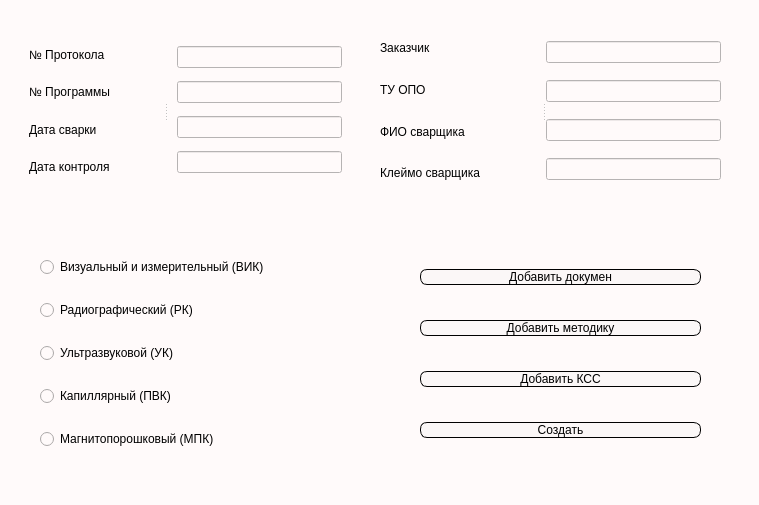
<?xml version="1.0" encoding="UTF-8"?>
<ui version="4.0">
 <class>MainWindow</class>
 <widget class="QMainWindow" name="MainWindow">
  <property name="geometry">
   <rect>
    <x>0</x>
    <y>0</y>
    <width>759</width>
    <height>505</height>
   </rect>
  </property>
  <property name="font">
   <font>
    <family>Arial</family>
   </font>
  </property>
  <property name="windowTitle">
   <string>Reports</string>
  </property>
  <property name="styleSheet">
   <string notr="true">background-color:rgb(255, 250, 250);
font-family: Arial</string>
  </property>
  <widget class="QWidget" name="centralwidget">
   <widget class="QSplitter" name="block_2">
    <property name="geometry">
     <rect>
      <x>380</x>
      <y>30</y>
      <width>341</width>
      <height>161</height>
     </rect>
    </property>
    <property name="orientation">
     <enum>Qt::Horizontal</enum>
    </property>
    <widget class="QWidget" name="layoutWidget">
     <layout class="QVBoxLayout" name="verticalLayout_4">
      <item>
       <widget class="QLabel" name="customer_lb">
        <property name="text">
         <string>Заказчик</string>
        </property>
       </widget>
      </item>
      <item>
       <widget class="QLabel" name="ty_opo_lb">
        <property name="text">
         <string>ТУ ОПО</string>
        </property>
       </widget>
      </item>
      <item>
       <widget class="QLabel" name="fio_welder_lb">
        <property name="text">
         <string>ФИО сварщика</string>
        </property>
       </widget>
      </item>
      <item>
       <widget class="QLabel" name="stigma_lb">
        <property name="text">
         <string>Клеймо сварщика</string>
        </property>
       </widget>
      </item>
     </layout>
    </widget>
    <widget class="QWidget" name="layoutWidget">
     <layout class="QVBoxLayout" name="verticalLayout_3">
      <item>
       <widget class="QLineEdit" name="customer"/>
      </item>
      <item>
       <widget class="QLineEdit" name="ty_opo"/>
      </item>
      <item>
       <widget class="QLineEdit" name="fio_welder"/>
      </item>
      <item>
       <widget class="QLineEdit" name="stigma"/>
      </item>
     </layout>
    </widget>
   </widget>
   <widget class="QWidget" name="layoutWidget">
    <property name="geometry">
     <rect>
      <x>40</x>
      <y>240</y>
      <width>321</width>
      <height>231</height>
     </rect>
    </property>
    <layout class="QVBoxLayout" name="block_3">
     <item>
      <widget class="QRadioButton" name="vt_button">
       <property name="text">
        <string>Визуальный и измерительный (ВИК)</string>
       </property>
      </widget>
     </item>
     <item>
      <widget class="QRadioButton" name="rt_button">
       <property name="text">
        <string>Радиографический (РК)</string>
       </property>
      </widget>
     </item>
     <item>
      <widget class="QRadioButton" name="ut_button">
       <property name="text">
        <string>Ультразвуковой (УК)</string>
       </property>
      </widget>
     </item>
     <item>
      <widget class="QRadioButton" name="pt_button">
       <property name="text">
        <string>Капиллярный (ПВК)</string>
       </property>
      </widget>
     </item>
     <item>
      <widget class="QRadioButton" name="mt_button">
       <property name="text">
        <string>Магнитопорошковый (МПК)</string>
       </property>
      </widget>
     </item>
    </layout>
   </widget>
   <widget class="QSplitter" name="block_1">
    <property name="geometry">
     <rect>
      <x>20</x>
      <y>30</y>
      <width>331</width>
      <height>161</height>
     </rect>
    </property>
    <property name="styleSheet">
     <string notr="true"/>
    </property>
    <property name="orientation">
     <enum>Qt::Horizontal</enum>
    </property>
    <widget class="QFrame" name="frame">
     <property name="styleSheet">
      <string notr="true"/>
     </property>
     <layout class="QVBoxLayout" name="verticalLayout_2">
      <item>
       <widget class="QLabel" name="number_prot_lb">
        <property name="font">
         <font>
          <family>Arial</family>
         </font>
        </property>
        <property name="styleSheet">
         <string notr="true"/>
        </property>
        <property name="text">
         <string>№ Протокола</string>
        </property>
       </widget>
      </item>
      <item>
       <widget class="QLabel" name="num_programm_lb">
        <property name="text">
         <string>№ Программы</string>
        </property>
       </widget>
      </item>
      <item>
       <widget class="QLabel" name="date_welding_lb">
        <property name="text">
         <string>Дата сварки</string>
        </property>
       </widget>
      </item>
      <item>
       <widget class="QLabel" name="date_control_lb">
        <property name="text">
         <string>Дата контроля</string>
        </property>
       </widget>
      </item>
     </layout>
    </widget>
    <widget class="QFrame" name="frame">
     <property name="styleSheet">
      <string notr="true"/>
     </property>
     <layout class="QVBoxLayout" name="verticalLayout">
      <item>
       <widget class="QLineEdit" name="number_prot"/>
      </item>
      <item>
       <widget class="QLineEdit" name="num_programm"/>
      </item>
      <item>
       <widget class="QLineEdit" name="date_welding"/>
      </item>
      <item>
       <widget class="QLineEdit" name="date_control"/>
      </item>
     </layout>
    </widget>
   </widget>
   <widget class="QWidget" name="layoutWidget">
    <property name="geometry">
     <rect>
      <x>420</x>
      <y>240</y>
      <width>281</width>
      <height>231</height>
     </rect>
    </property>
    <layout class="QVBoxLayout" name="verticalLayout_5">
     <item>
      <widget class="QPushButton" name="add_doc">
       <property name="styleSheet">
        <string notr="true">QPushButton {
color:black;
background-color:rgba(220, 220, 220, 30);
border: 1px solid rgb(0, 0, 0);
border-radius: 7px;

}
</string>
       </property>
       <property name="text">
        <string>Добавить докумен</string>
       </property>
      </widget>
     </item>
     <item>
      <widget class="QPushButton" name="add_metodology">
       <property name="styleSheet">
        <string notr="true">QPushButton {
color:black;
background-color:rgba(220, 220, 220, 30);
border: 1px solid rgb(0, 0, 0);
border-radius: 7px;

}
</string>
       </property>
       <property name="text">
        <string>Добавить методику</string>
       </property>
      </widget>
     </item>
     <item>
      <widget class="QPushButton" name="add_kss">
       <property name="styleSheet">
        <string notr="true">QPushButton {
color:black;
background-color:rgba(220, 220, 220, 30);
border: 1px solid rgb(0, 0, 0);
border-radius: 7px;
}</string>
       </property>
       <property name="text">
        <string>Добавить КСС</string>
       </property>
      </widget>
     </item>
     <item>
      <widget class="QPushButton" name="create">
       <property name="styleSheet">
        <string notr="true">QPushButton {
color:black;
background-color:rgba(220, 220, 220, 30);
border: 1px solid rgb(0, 0, 0);
border-radius: 7px;

}
</string>
       </property>
       <property name="text">
        <string>Создать</string>
       </property>
      </widget>
     </item>
    </layout>
   </widget>
  </widget>
 </widget>
 <resources/>
 <connections/>
</ui>
